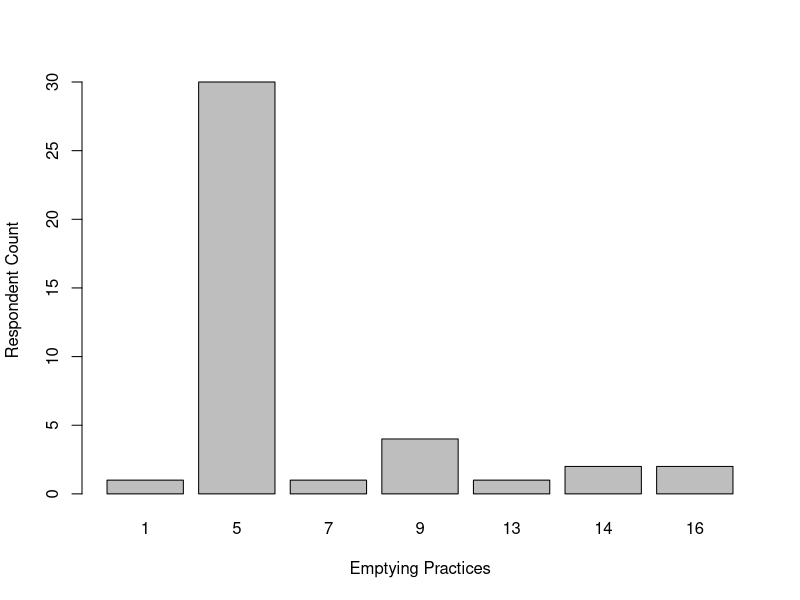

The R source for this figure: (Note: this script raises an error after producing the figure.)
setwd("/Users/rachel/Dropbox/Sourcing/2. Data/Survey/Cleaned")

#gitega results
resultsmar18<-read.csv("./HH_mar18_.csv", header=TRUE, sep=",")
resultsmar21<-read.csv("./HH_mar21_.csv", header=TRUE, sep=",")

gitresult<-rbind(resultsmar18,resultsmar21)

#Gitega mean cost of current WM practices 
gitemptycost<-gitresult$cost_empty[!gitresult$cost_empty == 99]
gitemptycost1<-gitemptycost[!gitemptycost==0]
git_mean_emptycostRWF<-mean(gitemptycost1,na.rm=TRUE)
git_mean_emptycostUSD<-git_mean_emptycostRWF*0.0013

#counts of empty practice

  #empty practices not including Dont know/no response
git_counts<-table(gitresult$emptypract[!gitresult$emptypract==99])
barplot(git_counts,xlab="Emptying Practices",ylab="Respondent Count")
#alternative
countsdf<-as.data.frame(git_counts)

#prices of different emptying practices
#average price of sealing a latrine then building a new one yourself 

# definition of function
costofpract<-function(result,practice){
  pract<-subset(result,result$emptypract==practice)
  rowemptypract<-nrow(pract)
  
  if(rowemptypract==0){
    return(NA)
  }
    
  cost<-pract$cost_empty[!pract$cost_empty==99]
  meancost<-mean(cost,na.rm=TRUE)
  return(meancost)
}

#usage of function
gitmeancost1 <- costofpract(gitresult, 1)
gitmeancost2 <- costofpract(gitresult, 2)
gitmeancost3 <- costofpract(gitresult, 3)
gitmeancost4 <- costofpract(gitresult, 4)
gitmeancost5 <- costofpract(gitresult, 5)
gitmeancost6 <- costofpract(gitresult, 6)
gitmeancost7 <- costofpract(gitresult, 7)
gitmeancost8 <- costofpract(gitresult, 8)
gitmeancost9 <- costofpract(gitresult, 9)
gitmeancost10 <- costofpract(gitresult, 10)
gitmeancost11 <- costofpract(gitresult, 11)
gitmeancost12 <- costofpract(gitresult, 12)
gitmeancost13 <- costofpract(gitresult, 13)
gitmeancost14 <- costofpract(gitresult, 14)
gitmeancost15 <- costofpract(gitresult, 15)
gitmeancost16 <- costofpract(gitresult, 16)
gitmeancost17 <- costofpract(gitresult, 77)
gitmeancost18 <- costofpract(gitresult, 99)

gitmeancost_vect<-c(gitmeancost1,
                    gitmeancost2,
                    gitmeancost3,
                    gitmeancost4,
                    gitmeancost5,
                    gitmeancost6,
                    gitmeancost7,
                    gitmeancost8,
                    gitmeancost9,
                    gitmeancost10,
                    gitmeancost11,
                    gitmeancost12,
                    gitmeancost13,
                    gitmeancost14, 
                    gitmeancost15,
                    gitmeancost16,
                    gitmeancost17,
                    gitmeancost18)

gitmeancost_labs<-c("gitmeancost1",
                    "gitmeancost2",
                    "gitmeancost3",
                    "gitmeancost4",
                    "gitmeancost5",
                    "gitmeancost6",
                    "gitmeancost7",
                    "gitmeancost8",
                    "gitmeancost9",
                    "gitmeancost10",
                    "gitmeancost11",
                    "gitmeancost12",
                    "gitmeancost13",
                    "gitmeancost14", 
                    "gitmeancost15",
                    "gitmeancost16",
                    "gitmeancost17",
                    "gitmeancost18")

X<-as.data.frame(cbind(gitmeancost_labs,gitmeancost_vect))
#d<-X[!(X$gitmeancost_vect=="NaN"),]

emptypract$cost_empty[!emptypract$cost_empty==99]

barplot(gitmeancost_vect)

#what does na.rm in line 30 remove? 
#how are averages being generated? ? ? is deniminator total respondent count from that category or only people that reported a price? 
#average denominator should be only people that reported a price

#overall problem is i cant figure out how to just graph the practices people do, and reported costs for.
#why are they returning NaN? I removed NA values
#when I run the code below,  means are generated for practices that have no records:
#as.data.frame(cbind(gitmeancost_labs,gitmeancost_vect[!gitmeancost_vect=="NaN"]))
#tried this too gitmeancost_vect[!gitmeancost_vect=="NaN"]
